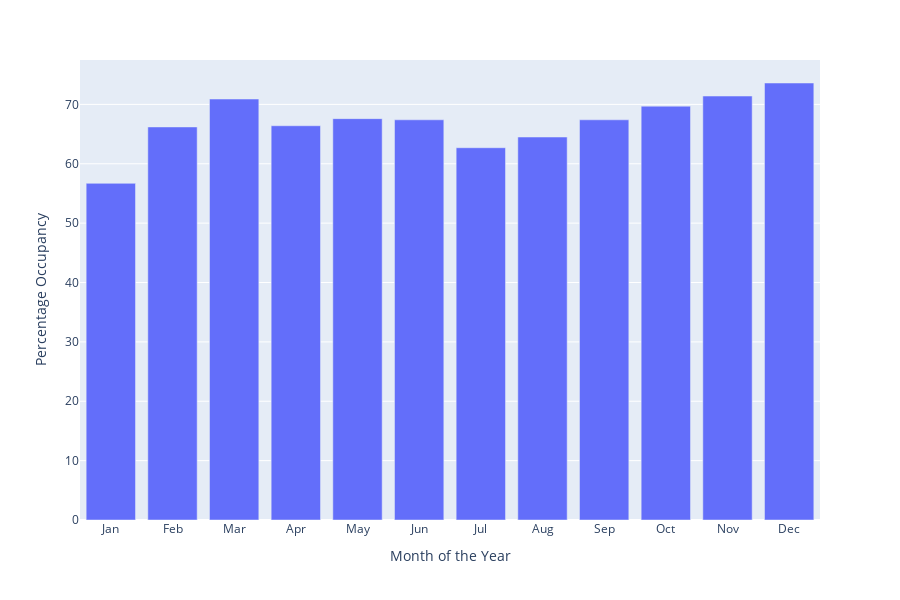

Notebook cell for this chart:
### Markdown cell above
### c) What is the monthly occupancy ratio for the city?

### Code cell
# Monthly occupancy rates
occ_ratio_per_month = round(new_df.groupby(new_df['date'].dt.strftime('%m'))['available'].mean()*100,1)
occ_ratio_per_month = pd.DataFrame(occ_ratio_per_month).reset_index()
occ_ratio_per_month['date'] = occ_ratio_per_month.replace(['01','02','03','04','05','06','07','08','09','10','11','12'], month_list)
occ_ratio_per_month

#Plot bar chart for better visulization 
import plotly.express as px
fig = px.bar(occ_ratio_per_month, x='date', y='available',
            labels={'available':'Percentage Occupancy','date':"Month of the Year"})
fig.show()

### Figure 1 — Plotly figure (JSON) as saved in the notebook; plotly's stock layout.template omitted (floating-point values rounded to 4 significant figures)
{"data": [{"alignmentgroup": "True", "hoverlabel": {"namelength": 0}, "hovertemplate": "Month of the Year=%{x}<br>Percentage Occupancy=%{y}", "legendgroup": "", "marker": {"color": "#636efa"}, "name": "", "offsetgroup": "", "orientation": "v", "showlegend": false, "textposition": "auto", "type": "bar", "x": ["Jan", "Feb", "Mar", "Apr", "May", "Jun", "Jul", "Aug", "Sep", "Oct", "Nov", "Dec"], "xaxis": "x", "y": [56.7, 66.2, 70.9, 66.4, 67.6, 67.4, 62.7, 64.5, 67.4, 69.7, 71.4, 73.6], "yaxis": "y"}], "layout": {"barmode": "relative", "height": 600, "legend": {"tracegroupgap": 0}, "margin": {"t": 60}, "xaxis": {"anchor": "y", "domain": [0, 1], "title": {"text": "Month of the Year"}}, "yaxis": {"anchor": "x", "domain": [0, 1], "title": {"text": "Percentage Occupancy"}}}}
